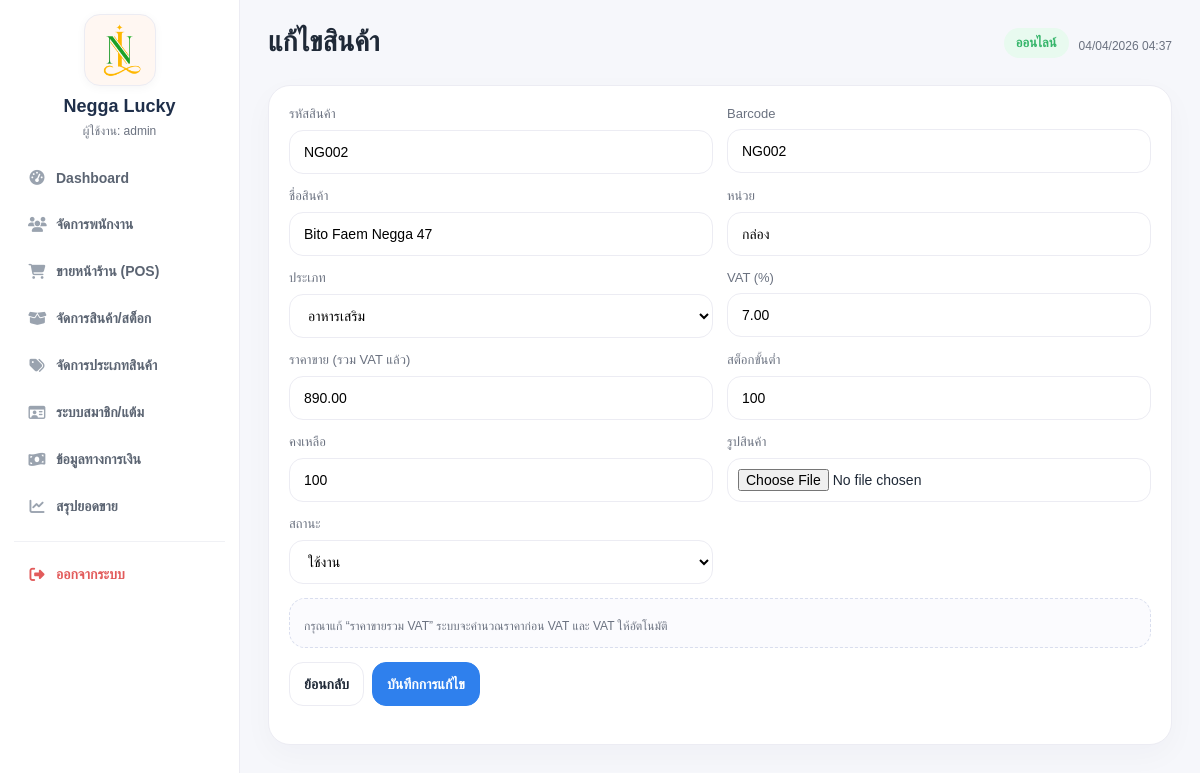
Screenshot of /product_edit.php?id=2 (signed in) with the database file from the repository.
### tables this page shows
CREATE TABLE IF NOT EXISTS products (
    id INT AUTO_INCREMENT PRIMARY KEY,
    sku VARCHAR(50) NOT NULL UNIQUE,
    barcode VARCHAR(100) DEFAULT NULL UNIQUE,
    name VARCHAR(255) NOT NULL,
    unit_name VARCHAR(50) NOT NULL DEFAULT 'ชิ้น',
    category_id INT NOT NULL,
    cost_price DECIMAL(10,2) NOT NULL DEFAULT 0.00,
    vat_rate DECIMAL(5,2) NOT NULL DEFAULT 7.00,
    vat_amount DECIMAL(10,2) NOT NULL DEFAULT 0.00,
    price DECIMAL(10,2) NOT NULL DEFAULT 0.00,
    min_stock INT NOT NULL DEFAULT 0,
    stock_qty INT NOT NULL DEFAULT 0,
    image_path VARCHAR(255) DEFAULT NULL,
    status ENUM('active','inactive') NOT NULL DEFAULT 'active',
    created_at TIMESTAMP DEFAULT CURRENT_TIMESTAMP,
    updated_at TIMESTAMP DEFAULT CURRENT_TIMESTAMP ON UPDATE CURRENT_TIMESTAMP,
    CONSTRAINT fk_products_category FOREIGN KEY (category_id) REFERENCES categories(id)
        ON UPDATE CASCADE ON DELETE RESTRICT
);

CREATE TABLE IF NOT EXISTS categories (
    id INT AUTO_INCREMENT PRIMARY KEY,
    name VARCHAR(100) NOT NULL UNIQUE,
    created_at TIMESTAMP DEFAULT CURRENT_TIMESTAMP
);

### includes/functions.php (called while the page is built, shortened)
<?php
function e(?string $value): string
{
    return htmlspecialchars((string)$value, ENT_QUOTES, 'UTF-8');
}
function get_categories(PDO $pdo): array
{
    return $pdo->query('SELECT * FROM categories ORDER BY name ASC')->fetchAll();
}
function get_product_by_id(PDO $pdo, int $id): ?array
{
    $stmt = $pdo->prepare("SELECT * FROM products WHERE id = :id LIMIT 1");
    $stmt->execute(['id' => $id]);
    $row = $stmt->fetch();
    return $row ?: null;
}

### product_edit.php (the view, shortened to what this page needs)
<?php
require_once __DIR__ . '/includes/auth.php';
$id = (int)($_GET['id'] ?? $_POST['id'] ?? 0);
$product = get_product_by_id($pdo, $id);
$categories = get_categories($pdo);
require __DIR__ . '/includes/header.php';
?>
<div class="card">
    <form method="post" enctype="multipart/form-data" class="form-grid form-grid-2">
        <div class="form-group">
            <label>รหัสสินค้า</label>
            <input class="input" name="sku" value="<?= e($product['sku']) ?>" required>
        </div>
        <div class="form-group">
            <label>Barcode</label>
            <input class="input" name="barcode" value="<?= e($product['barcode'] ?? '') ?>">
        </div>
        <div class="form-group">
            <label>ชื่อสินค้า</label>
            <input class="input" name="name" value="<?= e($product['name']) ?>" required>
        </div>
        <div class="form-group">
            <label>หน่วย</label>
            <input class="input" name="unit_name" value="<?= e($product['unit_name']) ?>" required>
        </div>
        <div class="form-group">
            <label>ประเภท</label>
            <select class="select" name="category_id" required>
                <?php foreach ($categories as $cat): ?>
                    <option value="<?= (int)$cat['id'] ?>" <?= (int)$product['category_id'] === (int)$cat['id'] ? 'selected' : '' ?>>
                        <?= e($cat['name']) ?>
                    </option>
                <?php endforeach; ?>
            </select>
        </div>
        <div class="form-group">
            <label>VAT (%)</label>
            <input class="input" type="number" step="0.01" min="0" name="vat_rate" value="<?= e($product['vat_rate']) ?>" required>
        </div>
        <div class="form-group">
            <label>ราคาขาย (รวม VAT แล้ว)</label>
            <input class="input" type="number" step="0.01" min="0" name="price" value="<?= e($product['price']) ?>" required>
        </div>
        <div class="form-group">
            <label>สต็อกขั้นต่ำ</label>
            <input class="input" type="number" min="0" name="min_stock" value="<?= e($product['min_stock']) ?>" required>
        </div>
        <div class="form-group">
            <label>คงเหลือ</label>
            <input class="input" type="number" min="0" name="stock_qty" value="<?= e($product['stock_qty']) ?>" required>
        </div>
        <div class="form-group">
            <label>รูปสินค้า</label>
            <input class="input" style="padding:10px" type="file" accept="image/*" name="image">
        </div>
        <div class="form-group">
            <label>สถานะ</label>
            <select class="select" name="status">
                <option value="active" <?= $product['status'] === 'active' ? 'selected' : '' ?>>ใช้งาน</option>
            </select>
        </div>
        <div class="form-group full-row notes-box">
            <div class="mini-text">
                กรุณาแก้ “ราคาขายรวม VAT” ระบบจะคำนวณราคาก่อน VAT และ VAT ให้อัตโนมัติ
            </div>
        </div>
        <div class="actions full-row">
            <a class="btn" href="products.php">ย้อนกลับ</a>
            <button class="btn primary" type="submit">บันทึกการแก้ไข</button>
        </div>
    </form>
</div>
<?php require __DIR__ . '/includes/footer.php'; ?>

### assets/style.css (style rules this page uses)
:root { --bg:#f6f7fb; --panel:#ffffff; --line:#ececf3; --primary:#2f80ed; --primary-soft:#eaf2fe; --text:#1f2937; --muted:#6b7280; --danger:#e65a5a; --danger-soft:#fdecec; --success:#35b56a; --success-soft:#e8faef; --warn:#d1a100; --warn-soft:#fff8da; }
* { box-sizing:border-box }
body { margin:0;background:var(--bg);font-family:Tahoma,Arial,sans-serif;color:var(--text) }
a { text-decoration:none;color:inherit }
.mini-text { font-size:13px;color:var(--muted) }
.card { background:var(--panel);border:1px solid var(--line);border-radius:22px;padding:20px;box-shadow:0 10px 30px rgba(20,20,50,.03) }
.input,.select,.btn { height:44px;border-radius:14px;border:1px solid var(--line);background:#fff;padding:0 14px;font-size:14px }
.input { min-width:230px }
.btn { display:inline-flex;align-items:center;justify-content:center;cursor:pointer;font-weight:700 }
.btn.primary { background:var(--primary);border-color:var(--primary);color:#fff }
.form-grid { display:grid;grid-template-columns:repeat(4,1fr);gap:14px;margin-bottom:18px }
.form-grid-2 { grid-template-columns:repeat(2,1fr) }
.form-group label { display:block;font-size:13px;color:var(--muted);margin-bottom:8px }
.form-group .input,.form-group .select { width:100% }
.full-row { grid-column:1/-1 }
.actions { display:flex;gap:8px;flex-wrap:wrap }
.notes-box { background:#fbfbfe;border:1px dashed #d9deee;border-radius:16px;padding:14px;color:#4b5563 }
.mini-text { margin-top:6px; font-size:12px; color:var(--muted); }

### rows the page displays
products: sku "NG002", barcode "NG002", name "Bito Faem Negga 47", unit_name "กล่อง", category_id "อาหารเสริม", vat_rate "7.00", price "890.00", min_stock "100", stock_qty "100", status "ใช้งาน"

### other values shown
$_SESSION['user']['username'] "admin"
$pageName "แก้ไขสินค้า"
